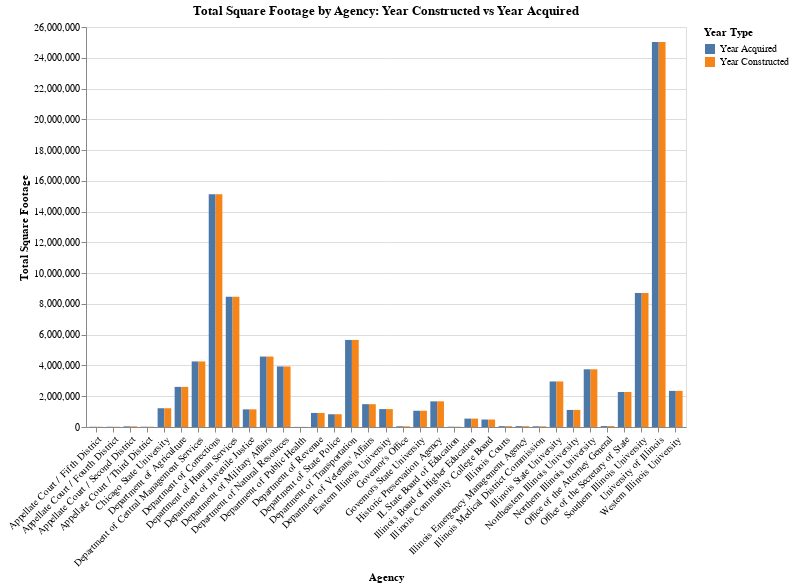

The code cell stored with this chart in its notebook:
### Code cell
melted = df.melt(
    id_vars=["Agency Name", "Square Footage"],
    value_vars=["Year Acquired", "Year Constructed"],
    var_name="Year Type",
    value_name="Year"
)

melted = melted.dropna(subset=["Square Footage", "Year"])

grouped = melted.groupby(["Agency Name", "Year Type"]).agg({"Square Footage": "sum"}).reset_index()
chart = alt.Chart(grouped).mark_bar().encode(
    x=alt.X('Agency Name:N', title='Agency', axis=alt.Axis(labelAngle=-45)),
    y=alt.Y('Square Footage:Q', title='Total Square Footage'),
    color=alt.Color('Year Type:N', title='Year Type'),
    xOffset='Year Type:N'
).properties(
    width=600,
    height=400,
    title="Total Square Footage by Agency: Year Constructed vs Year Acquired"
)
chart

### Figure 1 — Vega-Lite specification as saved in the notebook (floating-point values rounded to 4 significant figures)
{"config": {"view": {"continuousWidth": 300, "continuousHeight": 300}}, "data": {"name": "data-3bc0ccf91c97379b314e9c93cf4eb544"}, "mark": {"type": "bar"}, "encoding": {"color": {"field": "Year Type", "title": "Year Type", "type": "nominal"}, "x": {"axis": {"labelAngle": -45}, "field": "Agency Name", "title": "Agency", "type": "nominal"}, "xOffset": {"field": "Year Type", "type": "nominal"}, "y": {"field": "Square Footage", "title": "Total Square Footage", "type": "quantitative"}}, "height": 400, "title": "Total Square Footage by Agency: Year Constructed vs Year Acquired", "width": 600, "$schema": "https://vega.github.io/schema/vega-lite/v5.20.1.json", "datasets": {"data-3bc0ccf91c97379b314e9c93cf4eb544": [{"Agency Name": "Appellate Court / Fifth District", "Year Type": "Year Acquired", "Square Footage": 15124}, {"Agency Name": "Appellate Court / Fifth District", "Year Type": "Year Constructed", "Square Footage": 15124}, {"Agency Name": "Appellate Court / Fourth District", "Year Type": "Year Acquired", "Square Footage": 16400}, {"Agency Name": "Appellate Court / Fourth District", "Year Type": "Year Constructed", "Square Footage": 16400}, {"Agency Name": "Appellate Court / Second District", "Year Type": "Year Acquired", "Square Footage": 43330}, {"Agency Name": "Appellate Court / Second District", "Year Type": "Year Constructed", "Square Footage": 43330}, {"Agency Name": "Appellate Court / Third District", "Year Type": "Year Acquired", "Square Footage": 18700}, {"Agency Name": "Appellate Court / Third District", "Year Type": "Year Constructed", "Square Footage": 18700}, {"Agency Name": "Chicago State University", "Year Type": "Year Acquired", "Square Footage": 1219492}, {"Agency Name": "Chicago State University", "Year Type": "Year Constructed", "Square Footage": 1219492}, {"Agency Name": "Department of Agriculture", "Year Type": "Year Acquired", "Square Footage": 2608398}, {"Agency Name": "Department of Agriculture", "Year Type": "Year Constructed", "Square Footage": 2608398}, {"Agency Name": "Department of Central Management Services", "Year Type": "Year Acquired", "Square Footage": 4260911}, {"Agency Name": "Department of Central Management Services", "Year Type": "Year Constructed", "Square Footage": 4260911}, {"Agency Name": "Department of Corrections", "Year Type": "Year Acquired", "Square Footage": 15120750}, {"Agency Name": "Department of Corrections", "Year Type": "Year Constructed", "Square Footage": 15120750}, {"Agency Name": "Department of Human Services", "Year Type": "Year Acquired", "Square Footage": 8466774}, {"Agency Name": "Department of Human Services", "Year Type": "Year Constructed", "Square Footage": 8466774}, {"Agency Name": "Department of Juvenile Justice", "Year Type": "Year Acquired", "Square Footage": 1147982}, {"Agency Name": "Department of Juvenile Justice", "Year Type": "Year Constructed", "Square Footage": 1147982}, {"Agency Name": "Department of Military Affairs", "Year Type": "Year Acquired", "Square Footage": 4579470}, {"Agency Name": "Department of Military Affairs", "Year Type": "Year Constructed", "Square Footage": 4579470}, {"Agency Name": "Department of Natural Resources", "Year Type": "Year Acquired", "Square Footage": 3937319}, {"Agency Name": "Department of Natural Resources", "Year Type": "Year Constructed", "Square Footage": 3937319}, {"Agency Name": "Department of Public Health", "Year Type": "Year Acquired", "Square Footage": 7160}, {"Agency Name": "Department of Public Health", "Year Type": "Year Constructed", "Square Footage": 7160}, {"Agency Name": "Department of Revenue", "Year Type": "Year Acquired", "Square Footage": 913236}, {"Agency Name": "Department of Revenue", "Year Type": "Year Constructed", "Square Footage": 913236}, {"Agency Name": "Department of State Police", "Year Type": "Year Acquired", "Square Footage": 828851}, {"Agency Name": "Department of State Police", "Year Type": "Year Constructed", "Square Footage": 828851}, {"Agency Name": "Department of Transportation", "Year Type": "Year Acquired", "Square Footage": 5659737}, {"Agency Name": "Department of Transportation", "Year Type": "Year Constructed", "Square Footage": 5659737}, {"Agency Name": "Department of Veterans' Affairs", "Year Type": "Year Acquired", "Square Footage": 1483981}, {"Agency Name": "Department of Veterans' Affairs", "Year Type": "Year Constructed", "Square Footage": 1483981}, {"Agency Name": "Eastern Illinois University", "Year Type": "Year Acquired", "Square Footage": 1164674}, {"Agency Name": "Eastern Illinois University", "Year Type": "Year Constructed", "Square Footage": 1164674}, {"Agency Name": "Governor's Office", "Year Type": "Year Acquired", "Square Footage": 45120}, {"Agency Name": "Governor's Office", "Year Type": "Year Constructed", "Square Footage": 45120}, {"Agency Name": "Governors State University", "Year Type": "Year Acquired", "Square Footage": 1055971}, {"Agency Name": "Governors State University", "Year Type": "Year Constructed", "Square Footage": 1055971}, {"Agency Name": "Historic Preservation Agency", "Year Type": "Year Acquired", "Square Footage": 1667954}, {"Agency Name": "Historic Preservation Agency", "Year Type": "Year Constructed", "Square Footage": 1667954}, {"Agency Name": "IL State Board of Education", "Year Type": "Year Acquired", "Square Footage": 19147}, {"Agency Name": "IL State Board of Education", "Year Type": "Year Constructed", "Square Footage": 19147}, {"Agency Name": "Illinois Board of Higher Education", "Year Type": "Year Acquired", "Square Footage": 545816}, {"Agency Name": "Illinois Board of Higher Education", "Year Type": "Year Constructed", "Square Footage": 545816}, {"Agency Name": "Illinois Community College Board", "Year Type": "Year Acquired", "Square Footage": 486473}, {"Agency Name": "Illinois Community College Board", "Year Type": "Year Constructed", "Square Footage": 486473}, {"Agency Name": "Illinois Courts", "Year Type": "Year Acquired", "Square Footage": 54540}, {"Agency Name": "Illinois Courts", "Year Type": "Year Constructed", "Square Footage": 54540}, {"Agency Name": "Illinois Emergency Management Agency", "Year Type": "Year Acquired", "Square Footage": 55650}, {"Agency Name": "Illinois Emergency Management Agency", "Year Type": "Year Constructed", "Square Footage": 55650}, {"Agency Name": "Illinois Medical District Commission", "Year Type": "Year Acquired", "Square Footage": 46200}, {"Agency Name": "Illinois Medical District Commission", "Year Type": "Year Constructed", "Square Footage": 46200}, {"Agency Name": "Illinois State University", "Year Type": "Year Acquired", "Square Footage": 2960272}, {"Agency Name": "Illinois State University", "Year Type": "Year Constructed", "Square Footage": 2960272}, {"Agency Name": "Northeastern Illinois University", "Year Type": "Year Acquired", "Square Footage": 1110103}, {"Agency Name": "Northeastern Illinois University", "Year Type": "Year Constructed", "Square Footage": 1110103}, {"Agency Name": "Northern Illinois University", "Year Type": "Year Acquired", "Square Footage": 3751095}, {"Agency Name": "Northern Illinois University", "Year Type": "Year Constructed", "Square Footage": 3751095}, {"Agency Name": "Office of the Attorney General", "Year Type": "Year Acquired", "Square Footage": 60500}, {"Agency Name": "Office of the Attorney General", "Year Type": "Year Constructed", "Square Footage": 60500}, {"Agency Name": "Office of the Secretary of State", "Year Type": "Year Acquired", "Square Footage": 2273828}, {"Agency Name": "Office of the Secretary of State", "Year Type": "Year Constructed", "Square Footage": 2273828}, {"Agency Name": "Southern Illinois University", "Year Type": "Year Acquired", "Square Footage": 8709473}, {"Agency Name": "Southern Illinois University", "Year Type": "Year Constructed", "Square Footage": 8709473}, {"Agency Name": "University of Illinois", "Year Type": "Year Acquired", "Square Footage": 25018006}, {"Agency Name": "University of Illinois", "Year Type": "Year Constructed", "Square Footage": 25018006}, {"Agency Name": "Western Illinois University", "Year Type": "Year Acquired", "Square Footage": 2348109}, {"Agency Name": "Western Illinois University", "Year Type": "Year Constructed", "Square Footage": 2348109}]}}
